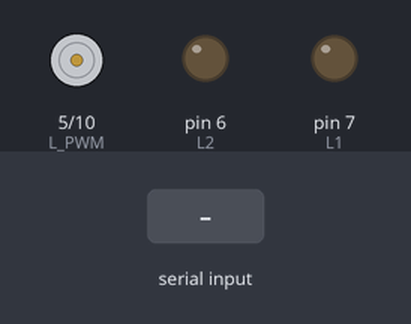
Bench run of a sketch on a simulated Arduino Uno, built with avr-gcc and run on an emulated ATmega328P. Parts: motor-driver pin pairs drawn as motors (green arrow = first pin HIGH = forward, orange = second pin HIGH = backward, longer = more drive), output pins drawn as LEDs (lit = HIGH). The inputs (shaded band) are chosen by the test bench. Pins used as bus, display or sensor lines are not drawn.

Above: at 1.2 s.
1.3 s: "w" received over the second serial link
At 2.2 s:
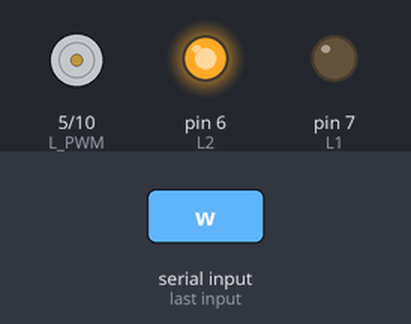
2.8 s: "x" received over the second serial link
At 3.3 s:
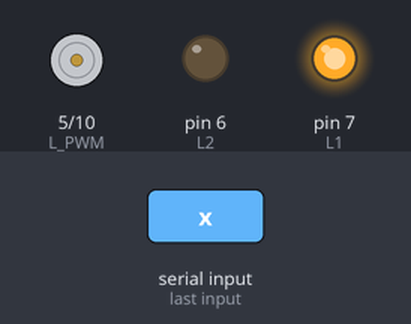
4.3 s: "a" received over the second serial link
At 5.5 s:
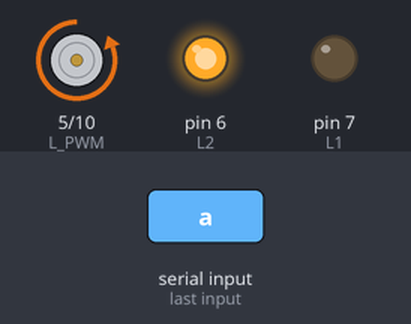
5.8 s: "d" received over the second serial link
At 6.8 s:
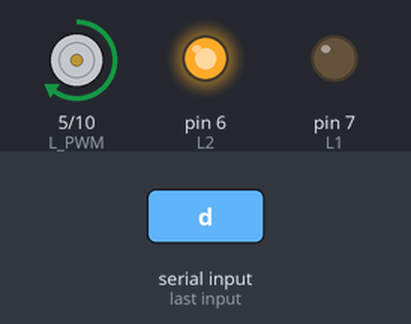
Timing chart, 0 to 8.3 s (numbered marks = the images above; inputs shaded):
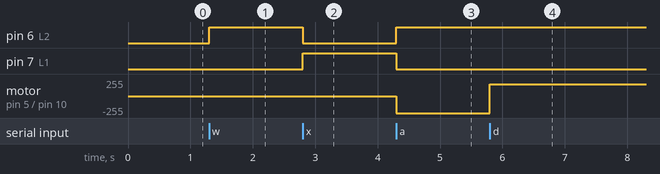

Measured:
- after the input at 1.3 s, pin 6 (L2): LOW → HIGH at once
- after the input at 2.8 s, pin 6 (L2): HIGH → LOW at once; pin 7 (L1): LOW → HIGH at once
- after the input at 4.3 s, pin 6 (L2): LOW → HIGH at once; pin 7 (L1): HIGH → LOW at once; motor on pin 5 (L_PWM) / pin 10 (R_PWM): stopped → backward 255/255 at once
- after the input at 5.8 s, motor on pin 5 (L_PWM) / pin 10 (R_PWM): backward 255/255 → forward 176/255 at once

The sketch:

btCar.ino
```cpp
#include <SoftwareSerial.h>   // 引用程式庫
//#include <Wire.h> //引用二個函式庫SoftwareSerial及Wire SoftwareSerial
// 定義連接藍牙模組的序列埠
SoftwareSerial BT(12, 3); // 接收腳, 傳送腳
char cmd;
byte motorSpeed;
byte RmotorSpeed;
byte LmotorSpeed;
// Speed Set
byte InitialSpeed = 80;
byte Balance = 0;//50
byte turnSpeed = 80;

//LEFT
const byte R1 = 8; //IN1
const byte R2 = 9; //IN2
const byte R_PWM = 10;
//RIGHT
const byte L1 = 7; //IN3
const byte L2 = 6; //IN4
const byte L_PWM = 5;
void forward() {
  RmotorSpeed = motorSpeed;
  LmotorSpeed = RmotorSpeed+ Balance;
  digitalWrite(R1, HIGH);
  digitalWrite(R2, LOW);
  analogWrite(R_PWM, RmotorSpeed);

  digitalWrite(L1, LOW);
  digitalWrite(L2, HIGH);
  analogWrite(L_PWM, LmotorSpeed);
}
void backward() {
  //LEFT WHEEL
  RmotorSpeed = motorSpeed;
  LmotorSpeed = RmotorSpeed+ Balance;
  digitalWrite(R1, LOW);
  digitalWrite(R2, HIGH);
  analogWrite(R_PWM, RmotorSpeed);
  //RIGHT WHEEL
  digitalWrite(L1, HIGH);
  digitalWrite(L2, LOW);
  analogWrite(L_PWM, LmotorSpeed);
}
void turnLeft() {
  RmotorSpeed = motorSpeed;
  LmotorSpeed = RmotorSpeed+Balance;
  digitalWrite(R1, HIGH);
  digitalWrite(R2, LOW);
  analogWrite(R_PWM, (RmotorSpeed));
  //analogWrite(R_PWM, 0);

  digitalWrite(L1, LOW);
  digitalWrite(L2, HIGH);
  analogWrite(L_PWM, LmotorSpeed - (turnSpeed+Balance));
}

void turnRight() {
  RmotorSpeed = motorSpeed;
  LmotorSpeed = RmotorSpeed+Balance;
  digitalWrite(L1, LOW);
  digitalWrite(L2, HIGH);
  analogWrite(L_PWM, LmotorSpeed);

  digitalWrite(R1, HIGH);
  digitalWrite(R2, LOW);
  analogWrite(R_PWM, RmotorSpeed - turnSpeed);
}
void stopMotor() {
  analogWrite(R_PWM, 0);
  analogWrite(L_PWM, 0);
}
void setup() {
  Serial.begin(9600);
  BT.begin(38400);
  pinMode(R1, OUTPUT);
  pinMode(R2, OUTPUT);
  pinMode(R_PWM, OUTPUT);
  pinMode(L1, OUTPUT);
  pinMode(L2, OUTPUT);
  pinMode(L_PWM, OUTPUT);
}

void loop() {
  Balance = 0;
  if (BT.available()){
      cmd = BT.read();
        switch(cmd){
          case 'w':
            forward();
            break;
          case 'x':
            backward();
            break;
          case 'a':
            turnRight();
            break;
          case 'd':
            turnLeft();
            break;
          case 's':
            stopMotor();
            break;
          case 'A':
            motorSpeed = InitialSpeed;
            motorSpeed = motorSpeed+20;
            Balance = 10;
            break;
          case 'B':
            motorSpeed = InitialSpeed;
            motorSpeed = motorSpeed+40;
            Balance = 15;
            break;
          case 'C':
            motorSpeed = InitialSpeed;
            motorSpeed = motorSpeed+60;
            Balance = 20;
            break;
          case 'D':
            motorSpeed = InitialSpeed;
            motorSpeed = motorSpeed+80;
            Balance = 25;
            break;
          case 'E':
            motorSpeed = InitialSpeed;
            motorSpeed = motorSpeed+100;
            Balance = 30;
            break;
          case '1':
            Serial.print('1');


      }

    }
}
```
